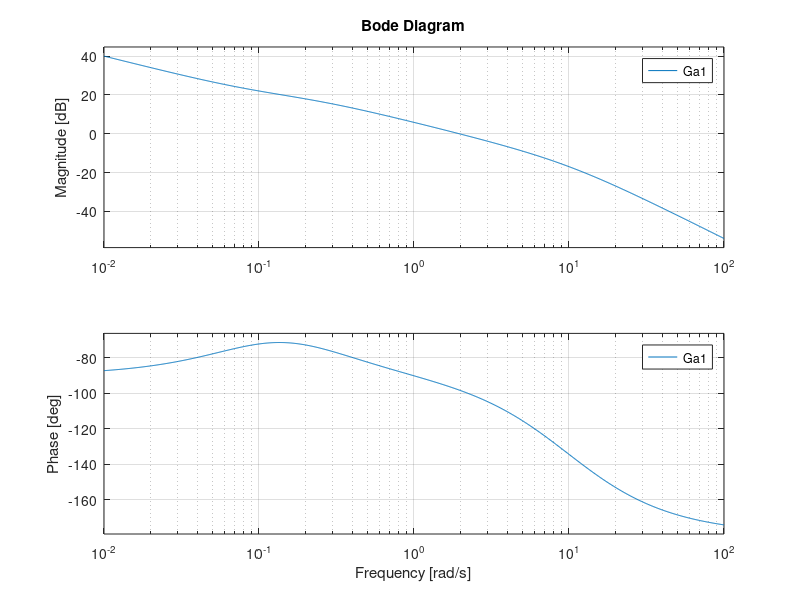
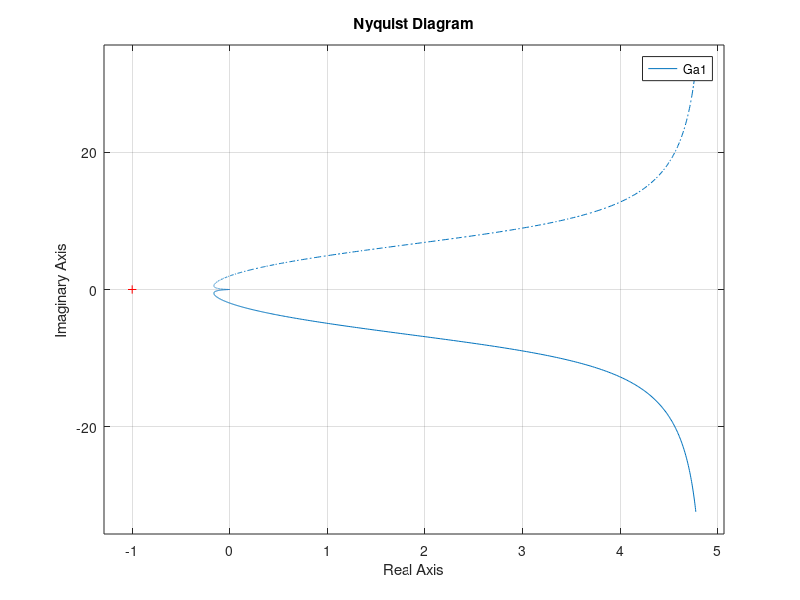
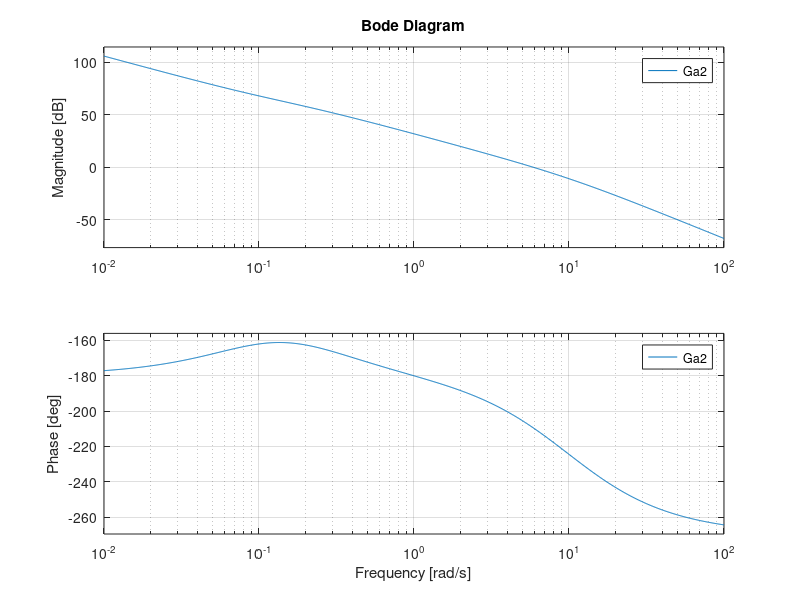
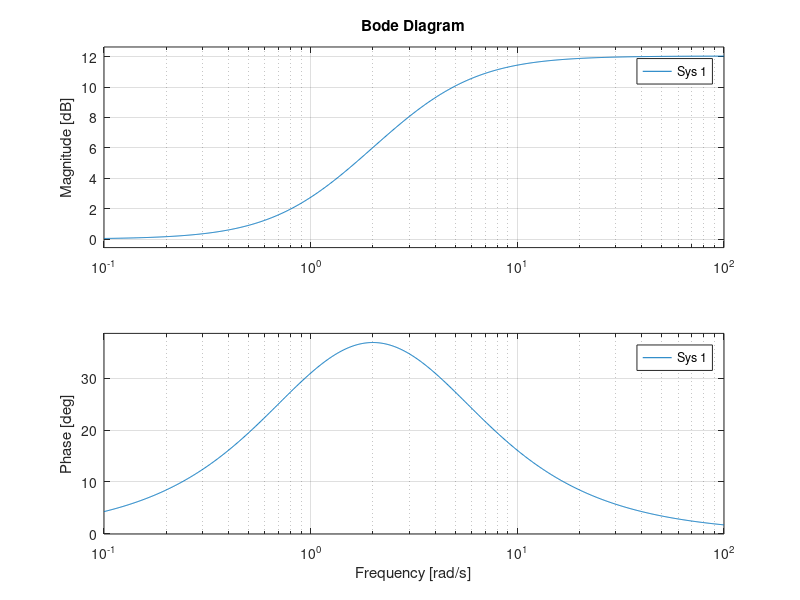

Here is the MATLAB script that generated these plots, in order:
clear variables
close all
clc
s = tf('s');

F1 = (1+s/0.1)/((1+s/0.2)*(1+s/10))
F2 = 1/s

Kf1 = dcgain(F1)
Kf2 = dcgain(s*F2)

Kr = 1;
disturbo = 1.5;

%%
Ga1 = F1*F2/Kr
Kga = Kf1*Kf2/Kr
% >  err inseguimento a gradino unitario sempre nullo perchè sistema di tipo 1
% >  err inseguimento a parabola 1/2*t^2 limitato  --> vedo inserire un polo
     h = 1;
%    nel controllore e err = Kr/(Kc*Kf1*Kf2/Kr) --> Kc = Kr/(err*Kf1*Kf2/Kr)
     Kc1 = Kr/(0.16*Kf1*Kf2/Kr)
% >  effetto di d sull'uscita pari al massimo in modulo a 0.05
     Kc2 = 1/(0.05*Kf1)
Kc = max(Kc1,Kc2)

%%
zeri = zero(Ga1)
poli = pole(Ga1)

% fase_0 = -90
% fase_inf = -90 -90*2 +90
figure,bode(Ga1),grid on;
figure,nyquist(Ga1);
% sistema a minima rotazione di fase, a guadagno positivo, con una sola wc 
% e una sola w con fase -180   -->   Kc positivo

Ga2 = Ga1*Kc/s^h

%%
% wb = 4 rad/s  -->  wc = [2.3, 2.8]
wc = 0.63*4
wc = 2.5  % approssimata

Mr = (1+0.25)/0.9;
Mr_dB = 20*log10(Mr)
% mf da nichols = 40
mf = 60 - 5*Mr_dB
mf = 46  % approssimata

%%
figure,bode(Ga2),grid on;
% recupero circa 60 gradi e attenuo il modulo di 16dB

%% reti anticipatrici

md = 4;
figure,bode((1+s)/(1+s/md)),grid on
xd2 = 1;
taud = xd2/wc;
Rd2 = (1+s*taud)/(1+s*taud/md)

%% 
Ga3 = Ga2*Rd2^2
[m,f] = bode(Ga3,wc)

%% rete attenuatrice
mi = 11.7;
figure,bode((1+s/mi)/(1+s)),grid on   % posso perdere circa 4 gradi
xi = 120;
taui = xi/wc;
Ri = (1+s*taui/mi)/(1+s*taui)

%%
Ga = Ga3*Ri
figure,margin(Ga),grid on

%%
C = Kc/s^h * Rd2^2 * Ri

W = feedback(C*F1*F2,1/Kr)

figure,step(W, 10), grid on;   % specifica su sovraelongazione non soddisfatta
figure,bode(W), grid on;    % specifica su wb non soddisfatta (ho 4.61 e max è 4.4)


%% -------  RIFAMO  --------

% wb = 4 rad/s  -->  wc = [2.3, 2.8]
wc = 2.3  % approssimo al minimo

Mr = (1+0.25)/0.9;
Mr_dB = 20*log10(Mr)
% mf da nichols = 40
mf = 60 - 5*Mr_dB
mf = 46  % approssimata

%%
figure,bode(Ga2),grid on;
% recupero circa 60+ gradi e attenuo il modulo di 17dB

%% reti anticipatrici

md1 = 5;
figure,bode((1+s)/(1+s/md1)),grid on
xd1 = 1;
taud1 = xd1/wc;
Rd1 = (1+s*taud1)/(1+s*taud1/md1)

%% 
Ga3 = Ga2*Rd1^2
[m,f] = bode(Ga3,wc)

%% rete attenuatrice
mi = 14;
figure,bode((1+s/mi)/(1+s)),grid on   % posso perdere circa 4 gradi
xi = 160;
taui = xi/wc;
Ri = (1+s*taui/mi)/(1+s*taui)

%%
Ga = Ga3*Ri
figure,margin(Ga),grid on

%%
C = Kc/s^h * Rd2^2 * Ri

W = feedback(C*F1*F2,1/Kr)

figure,step(W, 10), grid on;   % specifica su sovraelongazione non soddisfatta
figure,bode(W), grid on;    % specifica su wb non soddisfatta (ho 4.61 e max è 4.4)


%  AAAAAAAAAAAAAAAA non funzionaaaa chezzooo
